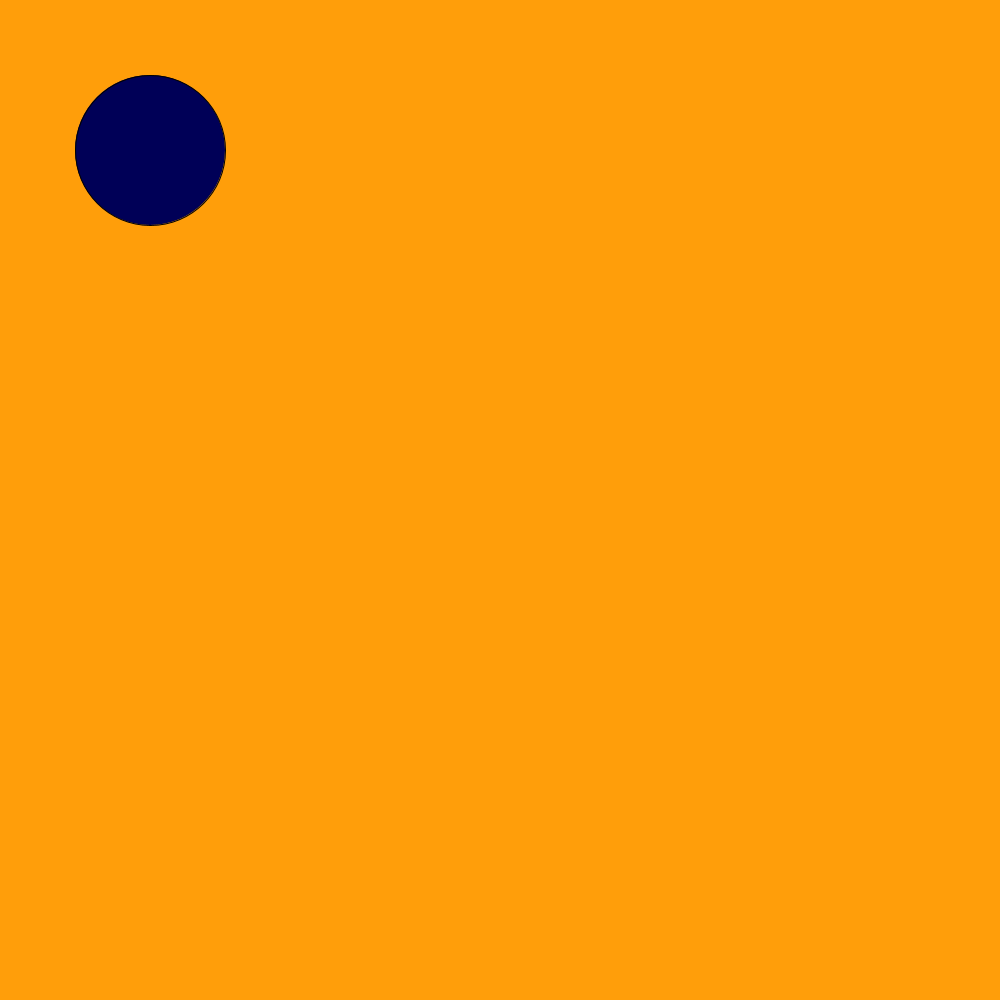
Frame 1 (no input)
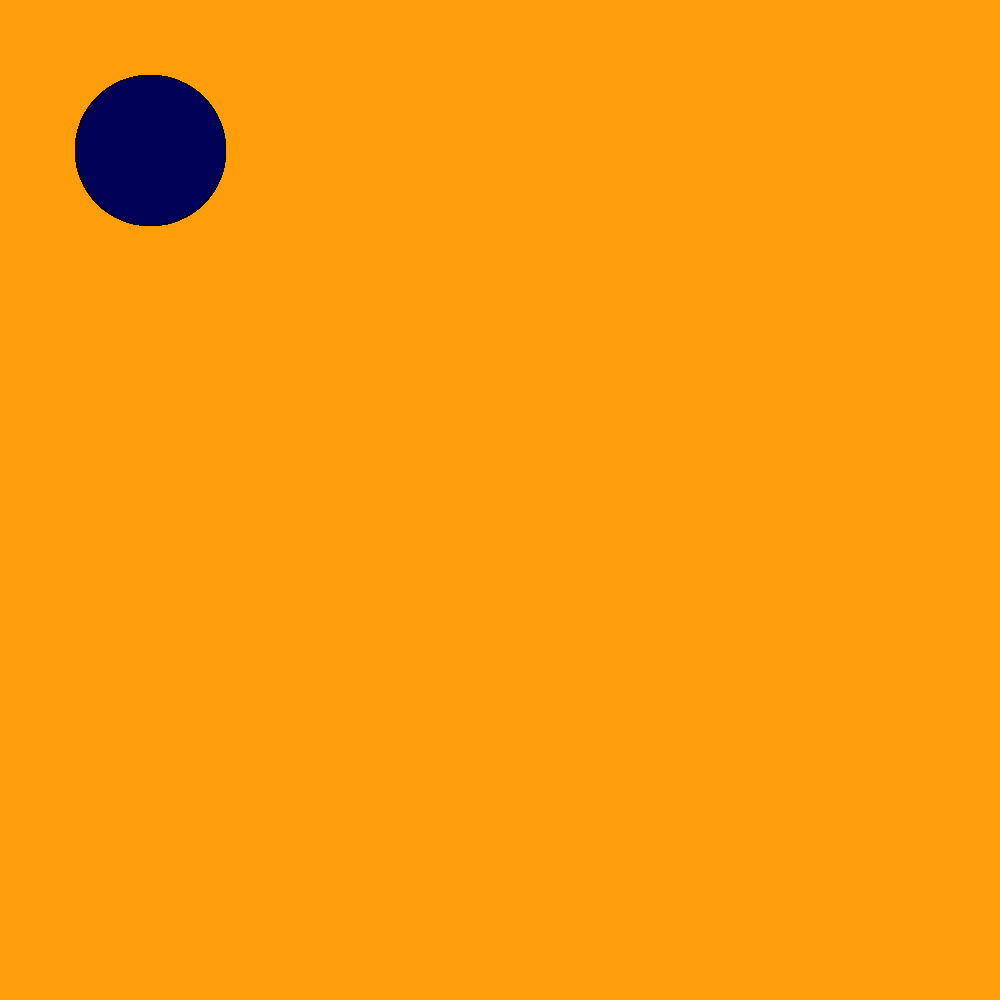
Frame 60 (the mouse pressed at the canvas centre just before this capture)
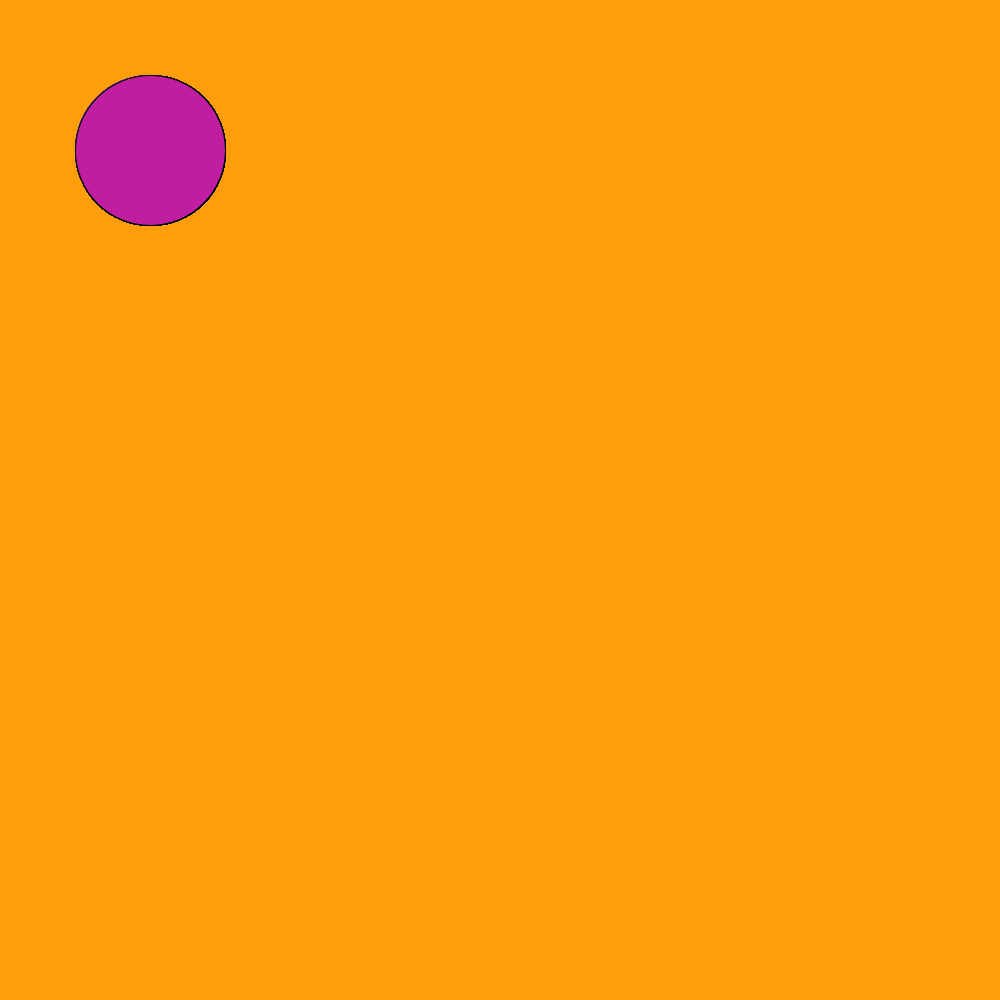
Frame 120 (the mouse held since frame 60 and released just before this capture)

The Processing sketch that drew these frames (run headless with seeded random() and noise(); from frame 60 on, the mouse is pressed at the canvas centre):

// Processing sketch: shapes
// ── shapes.pde
void setup(){
    size(1000,1000);
    background(255,158,10);

}
void draw(){
  if(mousePressed){ 
  fill(random(256),random(256),random(256));
  
    
}  
 else{
    fill(mouseX,mouseY,87);
 
 
} 
  ellipse(150,150,150,150);
  fill(80,80,80);
  
  
}
